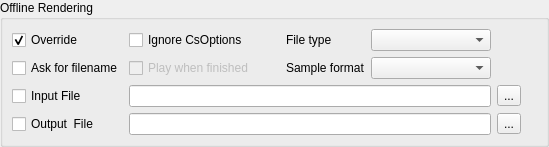
            <widget class="QGroupBox" name="groupBox">
             <property name="sizePolicy">
              <sizepolicy hsizetype="Preferred" vsizetype="Fixed">
               <horstretch>0</horstretch>
               <verstretch>0</verstretch>
              </sizepolicy>
             </property>
             <property name="title">
              <string>Offline Rendering</string>
             </property>
             <property name="alignment">
              <set>Qt::AlignLeading</set>
             </property>
             <property name="flat">
              <bool>false</bool>
             </property>
             <layout class="QGridLayout" name="gridLayout_15">
              <property name="leftMargin">
               <number>9</number>
              </property>
              <property name="topMargin">
               <number>9</number>
              </property>
              <property name="rightMargin">
               <number>9</number>
              </property>
              <property name="bottomMargin">
               <number>9</number>
              </property>
              <property name="spacing">
               <number>6</number>
              </property>
              <item row="2" column="0" colspan="2">
               <layout class="QGridLayout" name="formatLayout">
                <property name="spacing">
                 <number>6</number>
                </property>
                <item row="6" column="0">
                 <widget class="QCheckBox" name="OutputFilenameCheckBox">
                  <property name="toolTip">
                   <string>Select the output file to render to</string>
                  </property>
                  <property name="styleSheet">
                   <string notr="true"/>
                  </property>
                  <property name="text">
                   <string>Output  File</string>
                  </property>
                 </widget>
                </item>
                <item row="1" column="4">
                 <widget class="QLabel" name="label_10">
                  <property name="text">
                   <string>Sample format</string>
                  </property>
                 </widget>
                </item>
                <item row="5" column="0">
                 <widget class="QCheckBox" name="InputFilenameCheckBox">
                  <property name="toolTip">
                   <string>Select an input file to simulate audio input in offline mode</string>
                  </property>
                  <property name="text">
                   <string>Input File</string>
                  </property>
                 </widget>
                </item>
                <item row="0" column="4">
                 <widget class="QLabel" name="label_9">
                  <property name="text">
                   <string>File type</string>
                  </property>
                 </widget>
                </item>
                <item row="1" column="0">
                 <widget class="QCheckBox" name="AskFilenameCheckBox">
                  <property name="toolTip">
                   <string>Ask for a filename when rendering offline</string>
                  </property>
                  <property name="text">
                   <string>Ask for filename</string>
                  </property>
                 </widget>
                </item>
                <item row="1" column="2">
                 <widget class="QCheckBox" name="FilePlayFinishedCheckBox">
                  <property name="enabled">
                   <bool>false</bool>
                  </property>
                  <property name="text">
                   <string>Play when finished</string>
                  </property>
                 </widget>
                </item>
                <item row="0" column="0">
                 <widget class="QCheckBox" name="FileUseOptionsCheckBox">
                  <property name="toolTip">
                   <string>&lt;html&gt;&lt;head/&gt;&lt;body&gt;&lt;p&gt;Override setting in the orchestra with the values below. If &amp;quot;Ignore CsOptions&amp;quot; is not checked, settings are merged and options set here take override any setting within the CsOptions tag in the .csd file&lt;/p&gt;&lt;/body&gt;&lt;/html&gt;</string>
                  </property>
                  <property name="text">
                   <string>Override</string>
                  </property>
                  <property name="checked">
                   <bool>true</bool>
                  </property>
                 </widget>
                </item>
                <item row="0" column="2">
                 <widget class="QCheckBox" name="FileOverrideCheckBox">
                  <property name="toolTip">
                   <string>Ignore options set in the orchestra when rendering offline</string>
                  </property>
                  <property name="text">
                   <string>Ignore CsOptions</string>
                  </property>
                 </widget>
                </item>
                <item row="0" column="3">
                 <spacer name="horizontalSpacer_4">
                  <property name="orientation">
                   <enum>Qt::Horizontal</enum>
                  </property>
                  <property name="sizeType">
                   <enum>QSizePolicy::Fixed</enum>
                  </property>
                  <property name="sizeHint" stdset="0">
                   <size>
                    <width>20</width>
                    <height>20</height>
                   </size>
                  </property>
                 </spacer>
                </item>
                <item row="1" column="5" colspan="2">
                 <widget class="QComboBox" name="FileFormatComboBox">
                  <property name="minimumSize">
                   <size>
                    <width>120</width>
                    <height>0</height>
                   </size>
                  </property>
                  <property name="toolTip">
                   <string>Sample format for offline rendering</string>
                  </property>
                 </widget>
                </item>
                <item row="0" column="5" colspan="2">
                 <widget class="QComboBox" name="FileTypeComboBox">
                  <property name="toolTip">
                   <string>File type for offline rendering</string>
                  </property>
                 </widget>
                </item>
                <item row="1" column="7">
                 <spacer name="horizontalSpacer">
                  <property name="orientation">
                   <enum>Qt::Horizontal</enum>
                  </property>
                  <property name="sizeHint" stdset="0">
                   <size>
                    <width>40</width>
                    <height>20</height>
                   </size>
                  </property>
                 </spacer>
                </item>
                <item row="5" column="7">
                 <widget class="QToolButton" name="inputFilenameToolButton">
                  <property name="text">
                   <string>...</string>
                  </property>
                 </widget>
                </item>
                <item row="6" column="7">
                 <widget class="QToolButton" name="outputFilenameToolButton">
                  <property name="text">
                   <string>...</string>
                  </property>
                 </widget>
                </item>
                <item row="5" column="2" colspan="5">
                 <widget class="QLineEdit" name="InputFilenameLineEdit">
                  <property name="toolTip">
                   <string>Select an input file to simulate audio input in offline mode</string>
                  </property>
                 </widget>
                </item>
                <item row="6" column="2" colspan="5">
                 <widget class="QLineEdit" name="OutputFilenameLineEdit">
                  <property name="toolTip">
                   <string>Select the output file to render to</string>
                  </property>
                 </widget>
                </item>
               </layout>
              </item>
             </layout>
            </widget>
